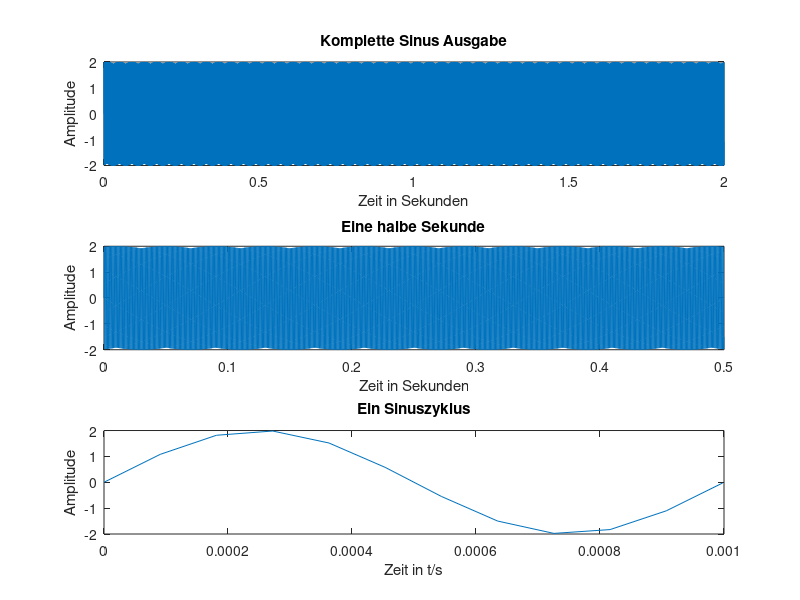

MATLAB code for this plot:
% Einführung in Matlab – Programmieren eines Sinussignals
%
% Fabian Andresen und Johannes Bluhm 11.11.2020
%
% MATLAB R2019b
%
% Dieses Programm generiert ein Sinussignal, grafisch und hörbar
%
% Abgabe Donnerstag, 12.11.2020

clc;       % Kommandofenster bereinigen
clear;     % Variablen bereinigen
close all; % Alles schließen

% Parameter
fa = 11025; % Abtastrate
f = 1000;   % Signalfrequenz
td = 2;     % Signaldauer
a = 2;      % Amplitude (Lautstärke)

% Berechnung
t = 1/fa;          % Abtastperiode
tVec = 0 : t : td-t; % Zeitvektor
sinVec = a * sin(2 * pi * f * tVec); % Sinusformel

% Aufgabe 2.2 Signal mit sound Befehl ausgeben
%sound (sinVec, 4000);
disp(length(sinVec)/4000); %Länge des Sounds
%sound (sinVec);
disp(length(sinVec)/fa); %Länge des Sounds
%sound (sinVec, fa);
disp(length(sinVec)/fa); %Länge des Sounds
%sound (sinVec, 2 * fa);
disp(length(sinVec)/(2*fa)); %Länge des Sounds

% Aufgabe 2.3
% Komplette 2 Sekunden Ausgabe
figure(1) % Fenster
subplot(3, 1, 1) % Graphenanordnung
plot(tVec, sinVec); % Sinus wird erzeugt im Fenster
xlabel('Zeit in Sekunden'); % x-Achse wird beschriftet
ylabel('Amplitude'); % y-Achse wird beschriftet
title('Komplette Sinus Ausgabe'); % Titel des Graphs

% Aufgabe 2.4
% Halbe Sekunde
subplot(3, 1, 2) % Graphenanordnung
plot(tVec(ceil(1:td*fa/4)), sinVec(ceil(1:td*fa/4))); % Sinus wird erzeugt im Fenster
xlabel('Zeit in Sekunden'); % x-Achse wird beschriftet
ylabel('Amplitude'); % y-Achse wird beschriftet
title('Eine halbe Sekunde'); % Titel des Graphs

% Ein Sinuszyklus
subplot(3, 1, 3) % Graphenanordnung
plot(tVec(1:ceil(fa/f)), sinVec(1:ceil(fa/f))); % Sinus wird erzeugt im Fenster
xlabel('Zeit in t/s'); % x-Achse wird beschriftet
ylabel('Amplitude'); % y-Achse wird beschriftet
title('Ein Sinuszyklus'); % Titel des Graphs
